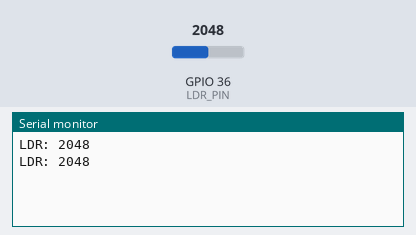
Recording of a sketch running on a simulated ESP32. Parts: the last lines printed to the serial monitor. The test bench sets the inputs (shaded band); at power-on: GPIO 36 (LDR_PIN) = 2048.

Above: at 1.8 s.
1.9 s: GPIO 36 (LDR_PIN) set to 2866
At 2.5 s:
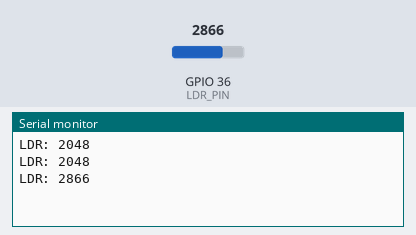
3.4 s: GPIO 36 (LDR_PIN) set to 3603
At 4.8 s:
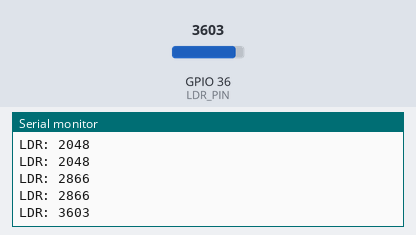
Timing chart, 0 to 6.4 s (numbered marks = the images above; inputs shaded):
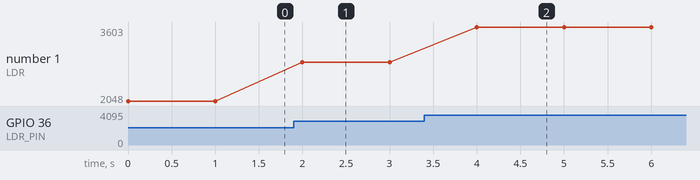

The sketch:

LDR.ino
```cpp
#define LDR_PIN A0

void setup()
{
  Serial.begin(115200);

}


void loop()
{
  Serial.print("LDR: ");
  Serial.println(analogRead(LDR_PIN));
  delay(1000);
}
```

Measured:
- after the input at 1.9 s, the serial monitor: prints a new line after 0.10 s (image 1)
- after the input at 3.4 s, the serial monitor: prints a new line after 0.60 s (image 2)
- plotted number 1: 2048 → 2866 after the input at 1.9 s, 2866 → 3603 after the input at 3.4 s
